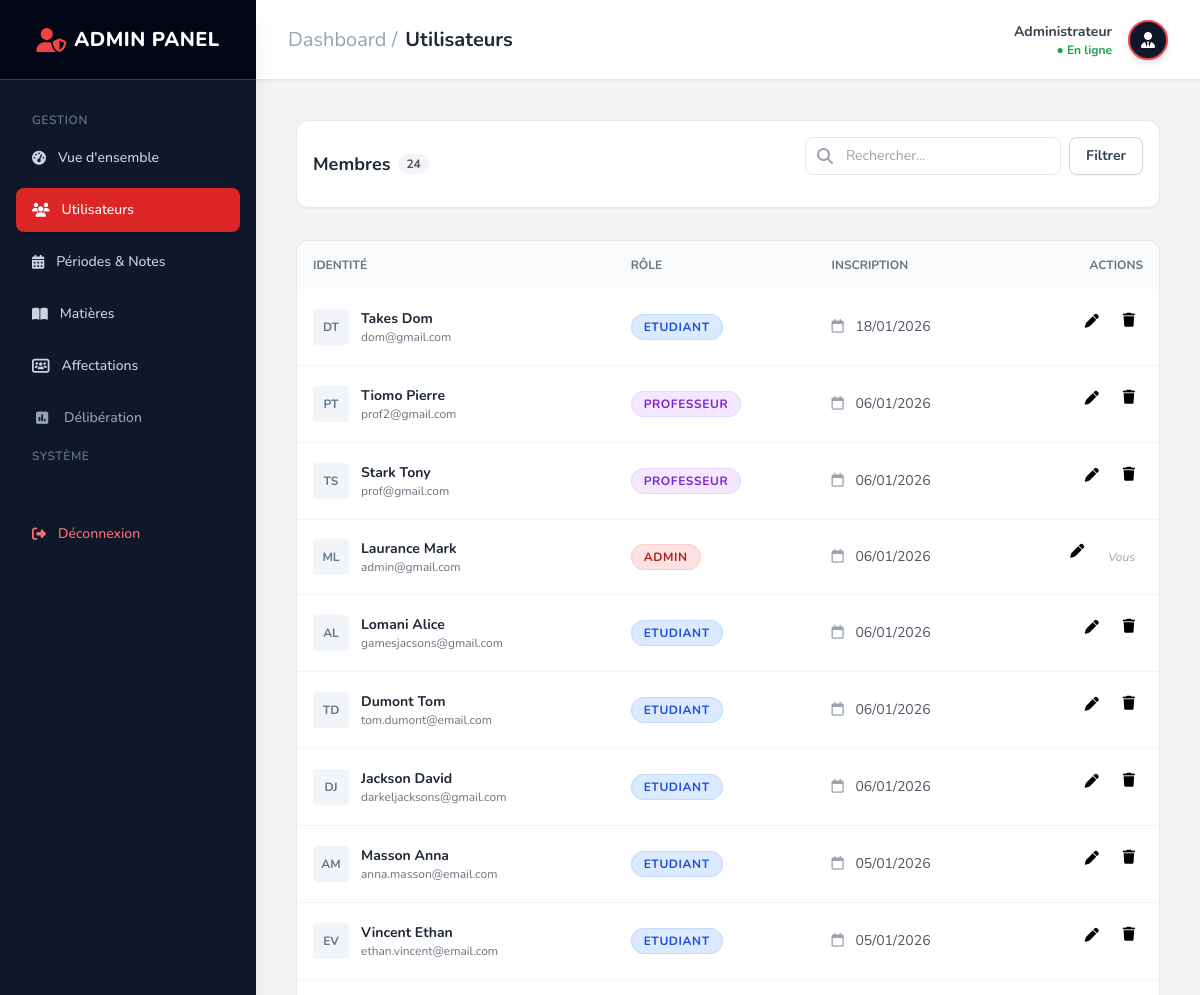
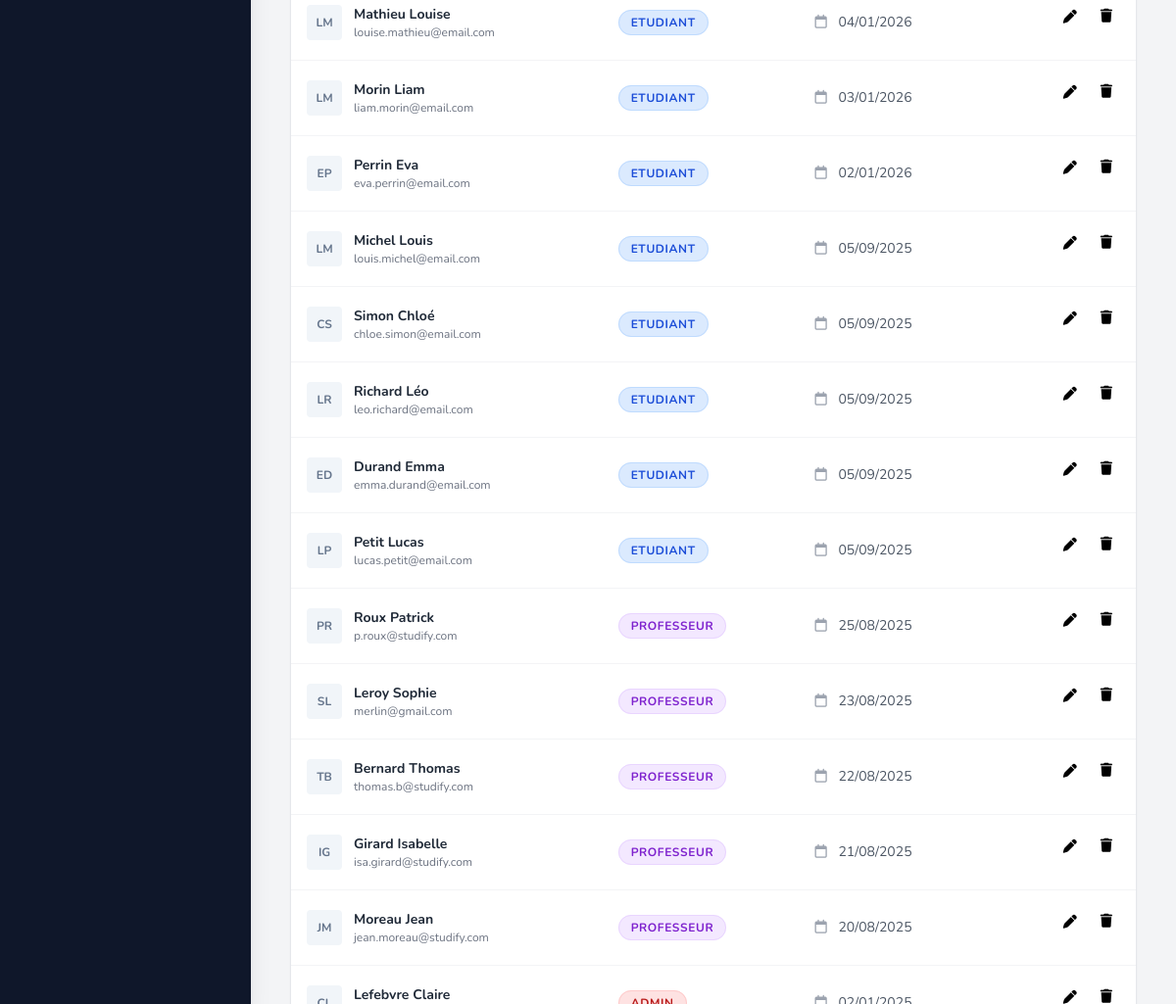
The app's page /index.php?page=admin_users (signed in) with its own data (2 pictures, top to bottom).
### tables this page shows
CREATE TABLE IF NOT EXISTS `utilisateurs` (
  `id` int NOT NULL,
  `nom` varchar(100) NOT NULL,
  `prenom` varchar(100) NOT NULL,
  `email` varchar(150) NOT NULL,
  `mot_de_passe` varchar(255) NOT NULL,
  `role` enum('admin','professeur','etudiant','scolarite') NOT NULL,
  `numero_etudiant` varchar(20) DEFAULT NULL,
  `date_naissance` date DEFAULT NULL,
  `telephone` varchar(20) DEFAULT NULL,
  `actif` tinyint(1) DEFAULT '1',
  `derniere_connexion` timestamp NULL DEFAULT NULL,
  `date_creation` timestamp NULL DEFAULT CURRENT_TIMESTAMP
);

### controllers/admin/UserController.php (called while the page is built, shortened)
<?php
class UserController
{
    public function list()
    {
        $userModel = new User();
        $search = $_GET['q'] ?? null;
        $all_users = $userModel->getAll($search);
        require 'views/admin/users_list.php';
    }
}

### config/database.php (called while the page is built, shortened)
<?php
class Database
{
    private static $instance = null;
    private function __construct()
    {
        $host = 'localhost';
        $db   = 'gestion_notes';
        $user = 'root';
        $pass = '';
        $charset = 'utf8mb4';
        $dsn = "mysql:host=$host;dbname=$db;charset=$charset";
        $options = [
            PDO::ATTR_ERRMODE            => PDO::ERRMODE_EXCEPTION,
            PDO::ATTR_DEFAULT_FETCH_MODE => PDO::FETCH_ASSOC,
            PDO::ATTR_EMULATE_PREPARES   => false,
        ];
        try {
            $this->pdo = new PDO($dsn, $user, $pass, $options);
        } catch (PDOException $e) {
            throw new PDOException($e->getMessage(), (int)$e->getCode());
        }
    }
    public static function getConnection()
    {
        if (self::$instance == null) {
            self::$instance = new Database();
        }
        return self::$instance->pdo;
    }
}

### models/User.php (called while the page is built, shortened)
<?php
class User
{
    private $db;
    public function __construct()
    {
        $this->db = Database::getConnection();
    }
    public function getAll($search = null)
    {
        if ($search) {
            $sql = "SELECT id, nom, prenom, email, role, DATE_FORMAT(date_creation, '%d/%m/%Y') as date_inscription
                FROM utilisateurs
                WHERE nom LIKE :nom
                   OR prenom LIKE :prenom
                   OR email LIKE :email
                ORDER BY date_creation DESC";
            $stmt = $this->db->prepare($sql);
            $term = "%$search%";
            $stmt->execute([
                ':nom'    => $term,
                ':prenom' => $term,
                ':email'  => $term
            ]);
            return $stmt->fetchAll();
        } else {
            $sql = "SELECT id, nom, prenom, email, role, DATE_FORMAT(date_creation, '%d/%m/%Y') as date_inscription
                FROM utilisateurs
                ORDER BY date_creation DESC";
            return $this->db->query($sql)->fetchAll();
        }
    }
}

### views/admin/users_list.php (the view, shortened to what this page needs)
<?php
require 'views/layout/header.php';
?>
<div class="flex h-screen bg-gray-100 font-sans overflow-hidden">
    <?php require 'views/admin/sidebar.php' ?>
    <main class="flex-grow flex flex-col h-screen overflow-y-auto">
        <header class="h-20 bg-white shadow-sm flex items-center justify-between px-8 sticky top-0 z-10 border-b border-gray-200 flex-shrink-0">
            <h1 class="text-xl font-bold text-gray-800 flex items-center gap-2">
                <span class="text-slate-400 font-normal">Dashboard /</span> Utilisateurs
            </h1>
            <div class="flex items-center gap-4">
                <div class="text-right hidden md:block">
                    <p class="text-sm font-bold text-gray-700">Administrateur</p>
                    <p class="text-xs text-green-600 font-bold">● En ligne</p>
                </div>
                <div class="h-10 w-10 rounded-full bg-slate-900 text-white flex items-center justify-center shadow-md border-2 border-red-500">
                    <i class="fa-solid fa-user-tie"></i>
                </div>
            </div>
        </header>
        <div class="p-6 lg:p-10 space-y-8">
            <div class="flex flex-col md:flex-row justify-between items-center gap-4 bg-white p-4 rounded-xl shadow-sm border border-gray-200">
                <div class="flex items-center gap-2">
                    <h3 class="text-lg font-bold text-gray-800">Membres</h3>
                    <span class="bg-gray-100 text-gray-600 px-2 py-0.5 rounded-full text-xs font-bold">
                        <?= count($all_users) ?>
                    </span>
                </div>
                <div class="flex gap-3 w-full md:w-auto">
                    <form action="index.php" method="GET" class="flex items-center gap-2 flex-grow md:flex-grow-0">
                        <div class="relative w-full md:w-64">
                            <i class="fa-solid fa-search absolute left-3 top-1/2 transform -translate-y-1/2 text-gray-400"></i>
                            <input type="text" name="q" value="<?= isset($_GET['q']) ? htmlspecialchars($_GET['q']) : '' ?>" placeholder="Rechercher..." class="w-full pl-10 pr-4 py-2 border border-gray-200 rounded-lg text-sm focus:outline-none focus:border-blue-500 transition">
                        </div>
                        <button type="submit" class="bg-white border border-gray-300 text-gray-700 hover:bg-gray-50 px-4 py-2 rounded-lg text-sm font-bold shadow-sm transition">
                            Filtrer
                        </button>
                    </form>
                </div>
            </div>
            <div class="bg-white rounded-xl shadow-sm border border-gray-200 overflow-hidden">
                <div class="overflow-x-auto">
                    <table class="w-full text-left">
                        <thead class="bg-gray-50 text-gray-500 text-xs uppercase sticky top-0">
                            <tr>
                                <th class="p-4">Identité</th>
                                <th class="p-4">Rôle</th>
                                <th class="p-4">Inscription</th>
                                <th class="p-4 text-right">Actions</th>
                            </tr>
                        </thead>
                        <tbody class="divide-y divide-gray-100 text-sm">
                            <?php foreach ($all_users as $u): ?>
                                <tr class="hover:bg-gray-50 transition group">
                                    <td class="p-4">
                                        <div class="flex items-center gap-3">
                                            <div class="h-9 w-9 rounded bg-slate-100 text-slate-500 flex items-center justify-center font-bold text-xs uppercase">
                                                <?= substr($u['prenom'], 0, 1) . substr($u['nom'], 0, 1) ?>
                                            </div>
                                            <div>
                                                <p class="font-bold text-gray-800"><?= htmlspecialchars($u['nom'] . ' ' . $u['prenom']) ?></p>
                                                <p class="text-xs text-gray-500"><?= htmlspecialchars($u['email']) ?></p>
                                            </div>
                                        </div>
                                    </td>
                                    <td class="p-4">
                                        <?php
                                        $badges = [
                                            'admin' => 'bg-red-100 text-red-700 border-red-200',
                                            'professeur' => 'bg-purple-100 text-purple-700 border-purple-200',
                                            'etudiant' => 'bg-blue-100 text-blue-700 border-blue-200'
                                        ];
                                        $cssClass = $badges[$u['role']] ?? 'bg-gray-100 text-gray-600 border-gray-200';
                                        ?>
                                        <span class="<?= $cssClass ?> border px-3 py-1 rounded-full text-xs font-bold uppercase tracking-wider">
                                            <?= htmlspecialchars($u['role']) ?>
                                        </span>
                                    </td>
                                    <td class="p-4 text-gray-600">
                                        <i class="fa-regular fa-calendar mr-2 text-gray-400"></i>
                                        <?= isset($u['date_inscription']) ? $u['date_inscription'] : 'N/A' ?>
                                    </td>
                                    <td class="p-4 text-right">
                                        <div class="flex items-center justify-end gap-2 opacity-100 group-hover:opacity-60 transition-opacity">
                                            <button
                                                onclick="openEditModal(this)"
                                                data-id="<?= $u['id'] ?>"
                                                data-nom="<?= htmlspecialchars($u['nom']) ?>"
                                                data-prenom="<?= htmlspecialchars($u['prenom']) ?>"
                                                data-email="<?= htmlspecialchars($u['email']) ?>"
                                                data-role="<?= $u['role'] ?>"
                                                class="p-2 mb-3">
                                                <i class="fa-solid fa-pen hover:text-blue-600"></i>
                                            </button>
                                            <?php if ($u['id'] !== $_SESSION['auth']['id']): ?>
                                                <form method="POST" action="index.php?page=admin_users" onsubmit="return confirm('Supprimer ?');">
                                                    <button type="submit" class="p-2 hover:text-red-600" title="Supprimer">
                                                        <i class="fa-solid fa-trash"></i>
                                                    </button>
                                                </form>
                                            <?php else: ?>
                                                <span class="text-xs text-gray-400 italic px-2">Vous</span>
                                            <?php endif; ?>
                                        </div>
                                    </td>
                                </tr>
                            <?php endforeach; ?>
                        </tbody>
                    </table>
                </div>
            </div>
        </div>
    </main>
</div>
<?php require 'views/layout/footer.php'; ?>

### records on screen
utilisateurs: prenom "D", nom "T", nom+prenom "Takes Dom", email "dom@gmail.com", role "ETUDIANT", date_inscription "18/01/2026"
utilisateurs: prenom "P", nom "T", nom+prenom "Tiomo Pierre", email "prof2@gmail.com", role "PROFESSEUR", date_inscription "06/01/2026"
utilisateurs: prenom "T", nom "S", nom+prenom "Stark Tony", email "prof@gmail.com", role "PROFESSEUR", date_inscription "06/01/2026"
utilisateurs: prenom "M", nom "L", nom+prenom "Laurance Mark", email "admin@gmail.com", role "ADMIN", date_inscription "06/01/2026", shows "Vous"
utilisateurs: prenom "A", nom "L", nom+prenom "Lomani Alice", email "gamesjacsons@gmail.com", role "ETUDIANT", date_inscription "06/01/2026"
utilisateurs: prenom "T", nom "D", nom+prenom "Dumont Tom", email "tom.dumont@email.com", role "ETUDIANT", date_inscription "06/01/2026"
utilisateurs: prenom "D", nom "J", nom+prenom "Jackson David", email "darkeljacksons@gmail.com", role "ETUDIANT", date_inscription "06/01/2026"
utilisateurs: prenom "A", nom "M", nom+prenom "Masson Anna", email "anna.masson@email.com", role "ETUDIANT", date_inscription "05/01/2026"
utilisateurs: prenom "E", nom "V", nom+prenom "Vincent Ethan", email "ethan.vincent@email.com", role "ETUDIANT", date_inscription "05/01/2026"
utilisateurs: prenom "L", nom "M", nom+prenom "Mathieu Louise", email "louise.mathieu@email.com", role "ETUDIANT", date_inscription "04/01/2026"
utilisateurs: prenom "L", nom "M", nom+prenom "Morin Liam", email "liam.morin@email.com", role "ETUDIANT", date_inscription "03/01/2026"
utilisateurs: prenom "E", nom "P", nom+prenom "Perrin Eva", email "eva.perrin@email.com", role "ETUDIANT", date_inscription "02/01/2026"
utilisateurs: prenom "L", nom "M", nom+prenom "Michel Louis", email "louis.michel@email.com", role "ETUDIANT", date_inscription "05/09/2025"
utilisateurs: prenom "C", nom "S", nom+prenom "Simon Chloé", email "chloe.simon@email.com", role "ETUDIANT", date_inscription "05/09/2025"
utilisateurs: prenom "L", nom "R", nom+prenom "Richard Léo", email "leo.richard@email.com", role "ETUDIANT", date_inscription "05/09/2025"
utilisateurs: prenom "E", nom "D", nom+prenom "Durand Emma", email "emma.durand@email.com", role "ETUDIANT", date_inscription "05/09/2025"
utilisateurs: prenom "L", nom "P", nom+prenom "Petit Lucas", email "lucas.petit@email.com", role "ETUDIANT", date_inscription "05/09/2025"
utilisateurs: prenom "P", nom "R", nom+prenom "Roux Patrick", email "p.roux@studify.com", role "PROFESSEUR", date_inscription "25/08/2025"
utilisateurs: prenom "S", nom "L", nom+prenom "Leroy Sophie", email "merlin@gmail.com", role "PROFESSEUR", date_inscription "23/08/2025"
utilisateurs: prenom "T", nom "B", nom+prenom "Bernard Thomas", email "thomas.b@studify.com", role "PROFESSEUR", date_inscription "22/08/2025"
utilisateurs: prenom "I", nom "G", nom+prenom "Girard Isabelle", email "isa.girard@studify.com", role "PROFESSEUR", date_inscription "21/08/2025"
utilisateurs: prenom "J", nom "M", nom+prenom "Moreau Jean", email "jean.moreau@studify.com", role "PROFESSEUR", date_inscription "20/08/2025"
utilisateurs: nom+prenom "Lefebvre Claire"

### other values on screen
count($all_users) "24"
